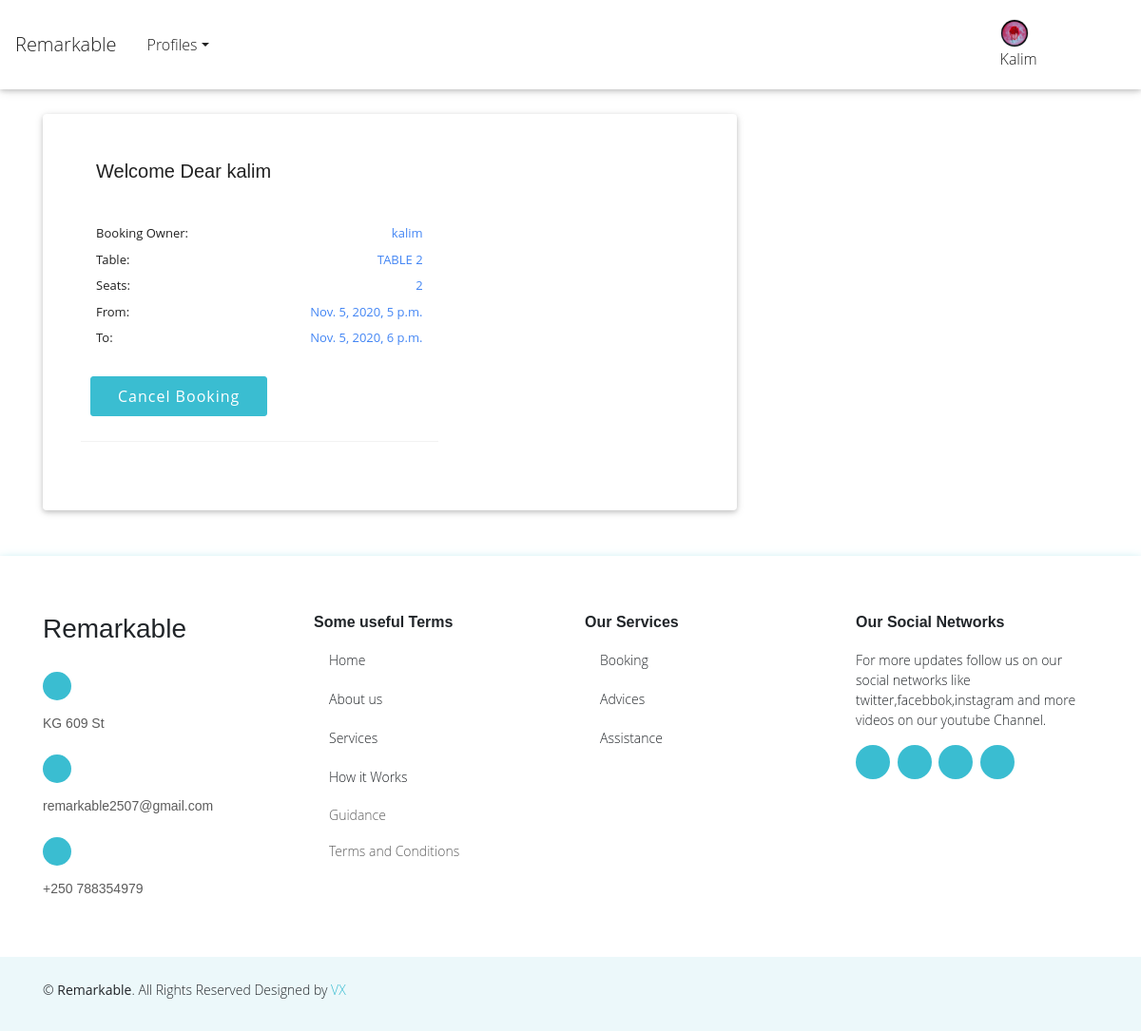
The page /booking-list/ (signed in) on the database its author committed.
### profiles/models.py (models this page shows, shortened)
class Profile(models.Model):
    first_name = models.CharField(max_length=200, blank=True)
    last_name = models.CharField(max_length=200, blank=True)
    user = models.OneToOneField(User, on_delete=models.CASCADE)
    bio = models.TextField(default="no bio...", max_length=300)
    email = models.EmailField(max_length=200, blank=False, null= True, unique=True)
    address= models.CharField(max_length=200, blank=False)
    image = models.ImageField(default=default_image, upload_to=upload_images_path)
    image2 =  models.ImageField(default=default_image2, upload_to=upload_images_path2)
    image3 =  models.ImageField(default=default_image3, upload_to=upload_images_path3)
    friends = models.ManyToManyField(User, blank=True, related_name='friends')
    slug = models.SlugField(unique=True, blank=True)
    updated = models.DateTimeField(auto_now=True)
    created = models.DateTimeField(auto_now_add=True)
    nationalid= models.CharField(max_length=16, blank=True)
    telephone= models.CharField(max_length=10,  blank=False, unique=True,null= True)
    age= models.CharField(max_length=2, blank=True)
    gender = models.CharField(max_length=12, default="Your gender", choices=GENDER_CHOICES)
    birth_date = models.DateField(null=True,blank=True)
    last_login = models.DateTimeField(verbose_name='last login', auto_now=True)
    objects = ProfileManager()
    class Meta:
        ordering = ('-created',)

class Booking(models.Model):
    user = models.ForeignKey(settings.AUTH_USER_MODEL, on_delete=models.CASCADE)
    table = models.ForeignKey(Table, on_delete=models.CASCADE)
    check_in = models.DateTimeField()
    check_out = models.DateTimeField()
    def get_table_category(self):
        table_categories=dict(self.table.TABLE_CATEGORIES)
        table_category= table_categories.get(self.table.category)
        return table_category
    def get_cancel_booking_url(self):
        return reverse_lazy('profiles:CancelBookingView', args=[self.pk, ])

class Table(models.Model):
    TABLE_CATEGORIES = (
        ('YAC', 'TABLE 1'),
        ('NAC', 'TABLE 2'),
        ('DEL', 'TABLE 3'),
        ('KIN', 'TABLE 4'),
        ('QUE', 'TABLE 5'),
        ('TAC', 'TABLE 6'),
        ('MAC', 'TABLE 7'),
        ('XEL', 'TABLE 8'),
        ('GIN', 'TABLE 9'),
        ('WUE', 'TABLE 10'),
        ('YAK', 'TABLE 11'),
        ('NOC', 'TABLE 12'),
        ('DEG', 'TABLE 13'),
        ('KIT', 'TABLE 14'),
        ('QUO', 'TABLE 15'),
        ('GOC', 'TABLE 16'),
        ('JAC', 'TABLE 17'),
        ('DAL', 'TABLE 18'),
        ('KUN', 'TABLE 19'),
        ('QAE', 'TABLE 20'),
    )
    category = models.CharField(max_length=5, choices=TABLE_CATEGORIES)
    seats = models.IntegerField()

### profiles/views.py (the view)
# urls.py: path('booking-list/', BookingListView.as_view(), name='BookingListView'),
class BookingListView(LoginRequiredMixin, ListView):
    model = Booking
    template_name = 'profiles/booking_list.html'
    def get_queryset (self, *args, **kwargs):
        if self.request.user.is_staff:
            booking_list=Booking.objects.all()
            return booking_list
        else:
            booking_list=Booking.objects.filter(user=self.request.user)
            return booking_list

### profiles/templates/profiles/booking_list.html (shortened to what this page needs)
{% extends 'profiles/base.html' %}
{% load static %}
{% block content %}
    <div class="container">
        <div class="row">
        <div class="col-md-8 mt-4">
        <div class="card">
        <div class="card-body ml-md-2 p-sm-2 p-0 mt-3">
        <div class="d-flex flex-xl-row flex-lg-row flex-md-column flex-sm-column flex-column" style="width: 100%;">
        <div class="account-attributes d-flex justify-content-start align-items-start vertical-align-center flex-column p-xl-4 p-lg-4 p-md-3 p-sm-3 p-0">
        <div class="d-flex flex-row justify-content-between" style="width: 100%;">
            <div class="d-flex flex-column justify-content-between ml-3">
                <h5 class="text-dark">
                    <strong>
                        Welcome Dear {{user}}
                    </strong>
                </h5>
            </div>
        </div>
        {% for booking in booking_list %}
        <div class="d-flex justify-content-between flex-column mt-3 p-3" style="width: 100%;">
            <div class="d-flex justify-content-between flex-row my-1" style="width: 100%;">
                <div class="text d-flex">
                    <span class='text-dark'>Booking Owner:</span>
                </div>
                <div class="d-flex">
                    <span class="text text-primary">{{booking.user}}</span>
                </div>
            </div>
                 <div class="d-flex justify-content-between flex-row my-1" style="width: 100%;">
                    <div class="text d-flex">
                        <span class='text-dark'>Table:</span>
                    </div>
                    <div class="d-flex">
                        <span class="text text-primary">{{booking.get_table_category}}</span>
                    </div>
                </div>
                <div class="d-flex justify-content-between flex-row my-1" style="width: 100%;">
                    <div class="text d-flex">
                        <span class='text-dark'>Seats:</span>
                    </div>
                    <div class="d-flex">
                        <span class="text text-primary">{{booking.table.seats}}</span>
                    </div>
                </div>
                <div class="d-flex justify-content-between flex-row my-1" style="width: 100%;">
                    <div class="text d-flex">
                        <span class='text-dark'>From:</span>
                    </div>
                    <div class="d-flex">
                        <span class="text text-primary">{{booking.check_in}}</span>
                    </div>
                </div>
                <div class="d-flex justify-content-between flex-row my-1" style="width: 100%;">
                    <div class="text d-flex">
                        <span class='text-dark'>To:</span>
                    </div>
                    <div class="d-flex">
                        <span class="text text-primary">{{booking.check_out}}</span>
                    </div>
                </div>
        </div>
        <div>
            <button class="cancelbook">
                <a href="{{booking.get_cancel_booking_url}}">Cancel Booking</a>
            </button>
        </div>
        <hr>
        {% endfor %}
        </div>
        </div>
        </div>
        <br>
        </div>
        </div>
</div>
        </div>
        <br> <br>
        {% endblock content %}

### profiles/templates/profiles/navbar.html (shortened to what this page needs)
{% load static %}
<nav class="navbar fixed-top navbar-light white scrolling-navbar">
    <div class="nav-container-1 d-xl-flex d-lg-flex d-md-flex d-sm-none d-none">
        <a class="navbar-brand text-dark" href="{% url 'profiles:index-view' %}">Remarkable</a>
        <ul class="nav nav-items text-dark">
        {% if user.is_authenticated %}
        <li class="nav-item dropdown">
            <a class="nav-link dropdown-toggle  text-dark" id="navbarDropdownMenuLink" data-toggle="dropdown" aria-haspopup="true"
                aria-expanded="false">Profiles</a>
        </li>
        {% endif %}
        </ul>
    </div>
    {% if user.is_authenticated %}
    <div class="navbar-nav dropdown d-xl-flex d-lg-flex d-md-flex d-sm-none d-none">
        <a class="nav-link text-dark" id="navbarDropdownMenuLink" data-toggle="dropdown" aria-haspopup="true"
        aria-expanded="false">
        <img class="img-circle" src="{{request.user.profile.image.url}}"alt='no image'style=" height:100px; width:100%;">
        {{ request.user|capfirst }}
    </a>
    </div>
    {% endif %}
    </nav>

### static/css/nav.css (style rules this page uses)
:root { --mainSpacing: 0.1rem; --mainTransition: all .5s ease; }
.img-circle { max-width: 30px; max-height: 30px; border-radius: 50%; border: 1px solid #e1e1e1; }
.mainbody { background-color: white; }
.cancelbook { font-weight: 500; font-size: 16px; letter-spacing: 1px; display: inline-block; padding: 8px 28px; border-radius: 3px; transition: 0.5s; margin: 10px; background: #3abdd1; border: 1px solid #3abdd1; outline: none; }
.cancelbook a { color: #ffffff; }

### static/css/style.css (style rules this page uses)
body { background-color: #fff; }

### static/css/main.css (style rules this page uses)
hr { border: 0; clear:both; display:block; width: 100%; background-color:#f2f2f2; height: 1px; }
body { background-color: #f2f2f2; }
.nav-link, .nav-item { color: #fff; }
.navbar { display: flex; flex-direction: row; }
.dropdown { margin-right: 60px; }
.account-attributes { width: 60%; }
.text { font-size: 13px; }

### static/css/style2.css (style rules this page uses)
body { font-family: "Open Sans", sans-serif; color: #212529; }
a { color: #3abdd1; }
h1, h2, h3, h4, h5, h6, .font-primary { font-family: "Raleway", sans-serif; }

### static/css/form.css (style rules this page uses)
:root { --primaryColor: rgb(40, 106, 247); --mainWhite: #ffffff; --mainGrey: #ececec; --mainBlack: #000000; --color-primary: #263238; --color-secondary: darkgrey; --color-second: #5EC6FF; --mainSpacing: 0.1rem; --mainTransition: all .5s ease; }

### static/css/tablelist.css (style rules this page uses)
a { text-decoration: none; }

### static/css/3b-zoom.css (style rules this page uses)
html, body { padding: 0; margin: 0; }

### rows shown on the page
Booking: user "kalim", get_table_category "TABLE 2", table.seats "2", check_in "Nov. 5, 2020, 5 p.m.", check_out "Nov. 5, 2020, 6 p.m."

### other values the page prints
{{ request.user|capfirst }} "Kalim"
{{ user }} "kalim"
